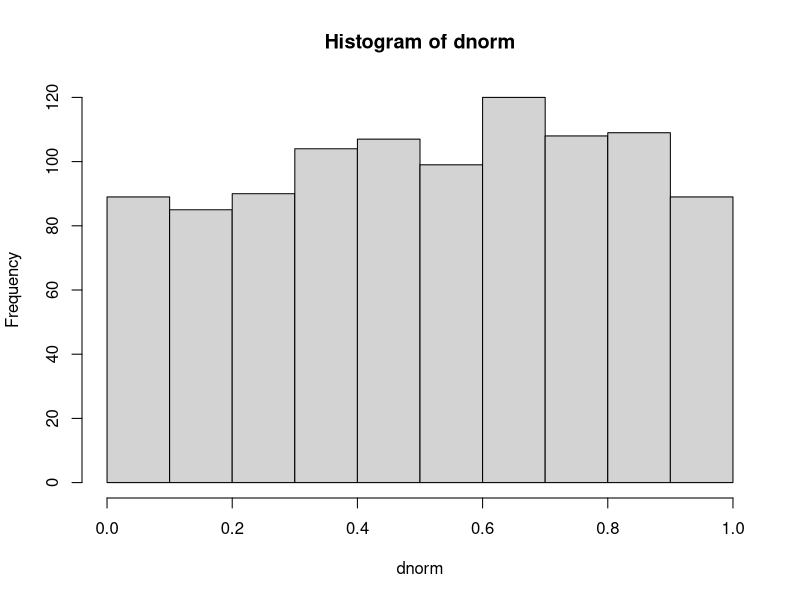
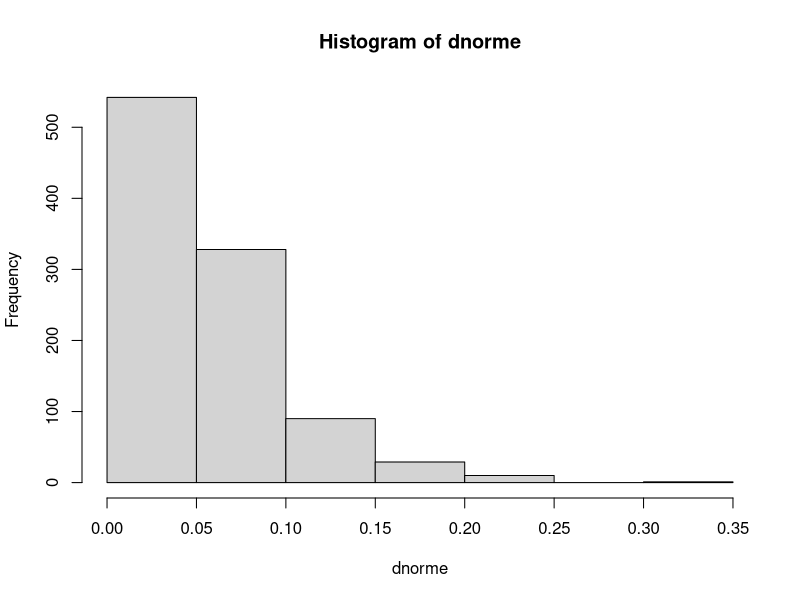
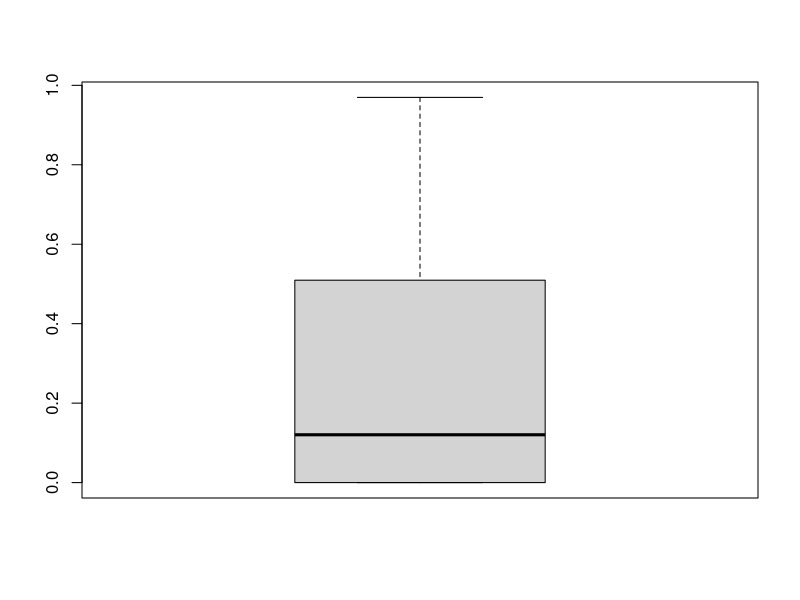

Reproduce these figures in R, in order.
#pregunta 1:
dnorm<-pnorm(rnorm(1000))
dnorme<-pnorm(rnorm(1000),5,3)
hist(dnorm)
hist(dnorme)

#pregunta 2:
exp<-pexp(rnorm(500))

#2.b
quantile(exp,0.33)
#el cuartil 0.33 es 0 por lo tanto es igual al cuartil 0.33 de la distribucion
#2.c
boxplot(exp)
#no existen valores extremos o atipicos, ya que todos los valores se encuentran
#dentro de los rangos.
